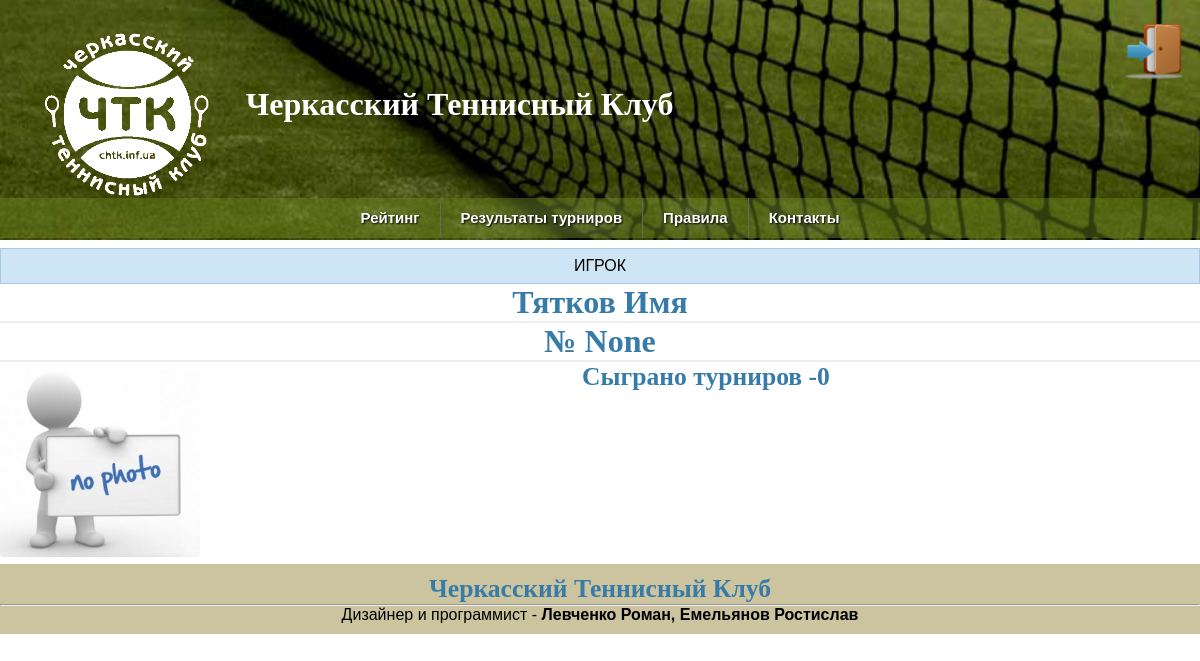
The page /player/2016/29/ on the database as committed earlier.
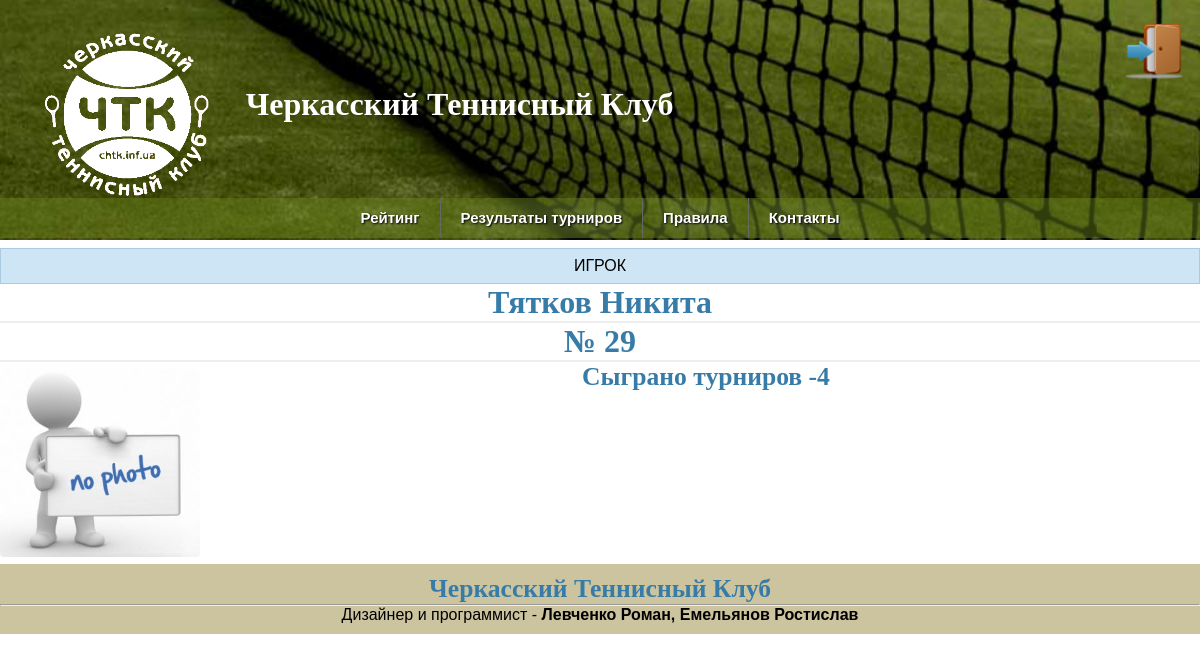
The same page on the database as committed later.
### chtk.py (models this page shows, shortened)
class Players(dab.Model):
    id = dab.Column(dab.Integer, primary_key=True)
    player_name = dab.Column(dab.String(20))
    player_surname = dab.Column(dab.String(20))
    path_photo = dab.Column(dab.String(40))

### chtk.py (the view)
@app.route('/player/<int:year>/<int:player_id>/')
def player(player_id, year):
    db = get_db()
    name = db.execute('select player_name from players where id = %d' % player_id)
    name = name.fetchone()
    surname = db.execute('select player_surname from players where id = %d' % player_id)
    surname = surname.fetchone()
    stats = StatsPlayers()
    if year == 2017:
        list_of_player = stats.get_number_of_tours(parsed_string_new, name[0], surname[0])
        position = get_position(list_of_player[0], parsed_string_new)
        list_of_player.append(position)
    elif year == 2016:
        list_of_player = stats.get_number_of_tours(parsed_string, name[0], surname[0])
        position = get_position(list_of_player[0], parsed_string)
        list_of_player.append(position)
    return render_template("player.html", player_id=player_id, players=get_data_players(), list_of_player=list_of_player, len_2016=len_2016, len_2017=len_2017)

### chtk.py (called while the page is built)
def connect_db():
    rv = sqlite3.connect(app.config['DATABASE'])
    rv.row_factory = sqlite3.Row
    return rv

def get_db():
    if not hasattr(g, 'sqlite_db'):
        g.sqlite_db = connect_db()
    return g.sqlite_db

def rating_show(list_year):
    new_list = {}
    counter = 1
    rating = {}
    for el in list_year:
        s = 1
        points_1 = 0
        while ('Турнир_' + str(s)) in el:
            points_1 += int(el['Турнир_' + str(s)])
            s += 1
        rating.update({el['Фамилия'] + ' ' + el['Имя']: points_1})
    while rating:
        for key, el in rating.items():
            if el == max(rating.values()):
                new_list[counter] = {'Очки': el, 'Фамилия': key}
                counter += 1
                rating.pop(key)
                break
    return new_list

def get_position(rating, list_year):
    for key, el in rating_show(list_year).items():
        if el['Очки'] == rating:
            return key

def get_data_players():
    db = get_db()
    cur_1 = db.execute('select id, player_name, player_surname, path_photo from players order by player_surname')
    players = cur_1.fetchall()
    return players

### templates/player.html (shortened to what this page needs)
{% extends "base.html" %}
{% block body %}
<body>
<div class="header">
    <div class=flash align="center">ИГРОК</div>
        {% for player in players %}
            {% if player.id == player_id %}
                <h1 align="center">{{ player.player_surname }} {{ player.player_name }} </h1>
                <h1 align="center"> № {{ list_of_player[5] }}</h1>
                {% if player.path_photo %}
                <div align="center"> <img src="/{{ player.path_photo }}" width="200" class="picture"></div>
                {% else %}
                    <div align="center"> <img src="/static/players/no_photo.jpg" width="200" class="picture"></div>
                {% endif %}
                <h2 align="center">  Сыграно турниров -{{ list_of_player[1] }} </h2><br>
            {% endif %}
        {% endfor %}
</div>
</body>
{% endblock %}

### templates/base.html (shortened to what this page needs)
<!doctype html>
<html>
	<head>
    <link rel=stylesheet type=text/css href="{{ url_for('static', filename='style_temp.css') }}">
  </head>
  <body>
    <div class="page">
			<header>
			  <div class="metanav">
            <div class="login">
                {% if not session.logged_in %}
                <a href="{{ url_for('login') }}"><img src="{{ url_for('static', filename='login_button.png') }}" width="60"></a>
                {% else %}
                <a href="{{ url_for('logout') }}"><img src="{{ url_for('static', filename='logout_button.png') }}" width="60"></a>
                {% endif %}
            </div>
            <div class="logo" align="left">
							<a href="/"> <img src="{{ url_for('static', filename='logo2_copy.png') }}" width="170" align="middle" ></a>
              <a href="/" class="title"><b>Черкасский Теннисный Клуб</b> </a>
						</div>
        </div>
    <div class="menu">
    <ul>
        <li class="active-ee"><a href="#">Рейтинг</a>
        </li>
        <li><a href="#">Результаты турниров </a>
        </li>
        <li>
            <a href="/rules/">Правила</a>
        </li>
        <li>
            <a href="/contacts/">Контакты</a>
        </li>
    </ul>
    </div>
            </header>
  {% block body %}{% endblock %}
</div>
 <div class="footer"><h2 align="center">Черкасский Теннисный Клуб</h2><hr>
<div align="center"> Дизайнер и программист - <b>Левченко Роман, Емельянов Ростислав</b></div></div>
  </body>
</html>

### static/style_temp.css (style rules this page uses)
*, *::after, *::before { -webkit-box-sizing: border-box; -moz-box-sizing: border-box; -o-box-sizing: border-box; -ms-box-sizing: border-box; box-sizing: border-box; margin: 0; padding: 0; }
body { font-family: sans-serif; margin: 0px; }
a, h1, h2 { color: #377ba8; }
h1, h2 { font-family: 'Georgia', serif; margin: 0; }
h1 { border-bottom: 2px solid #eee; }
h2 { font-size: 1.6em; }
.page { margin: 0px auto; width: auto; background: #FFF; }
.metanav { padding: 0.4em; margin-bottom: 0.5em; background: url(background.jpg) no-repeat center center fixed; height: 240px; background-size: cover; }
.login { height: 10px; text-align: right; margin-right: 10px; margin-top: 15px; }
.login a { text-decoration: none; color: white; }
.logo { padding-left: 35px; }
.flash { background: #cee5F5; padding: 0.5em; border: 1px solid #aacbe2; }
.footer { clear: left; padding: 10px 0; background-color: #CCC49F; }
.picture { margin: 7px 12px 7px 0px; text-align: left; float: left; }
.title { font-family: 'sans-serif'; color: white; text-decoration: none; font-size: 2em; padding-left: 30px; }
.menu { position: relative; background:rgba(106, 134, 28, 0.45); height: 40px; margin: -50px 0; padding: 0; float: left; width: 100%; z-index: 10; }
.menu ul { clear: left; position: relative; right: 50%; height: 40px; float: right; text-align: center; font: 15px Arial, Helvetica, sans-serif; font-weight: 700; text-shadow: 1px 1px 2px black, 0 0 2em #f5f4ef; list-style: none; padding: 0; margin: 0; }
.menu > ul > li { position: relative; left: 50%; float: left; height: 40px; padding: 0; margin: 0 }
.menu > ul > li > a { border-left: 1px solid #666; display: block; color: #fff; text-decoration: none; padding: 0 20px; line-height: 40px; }
.menu > ul > li:first-child > a { border: none; }

Rows that differ between the two databases and show on the page:
changed Players "Тятков": player_name "Имя" → "Никита"; id "None" → "29"; list_of_player "0" → "4"
